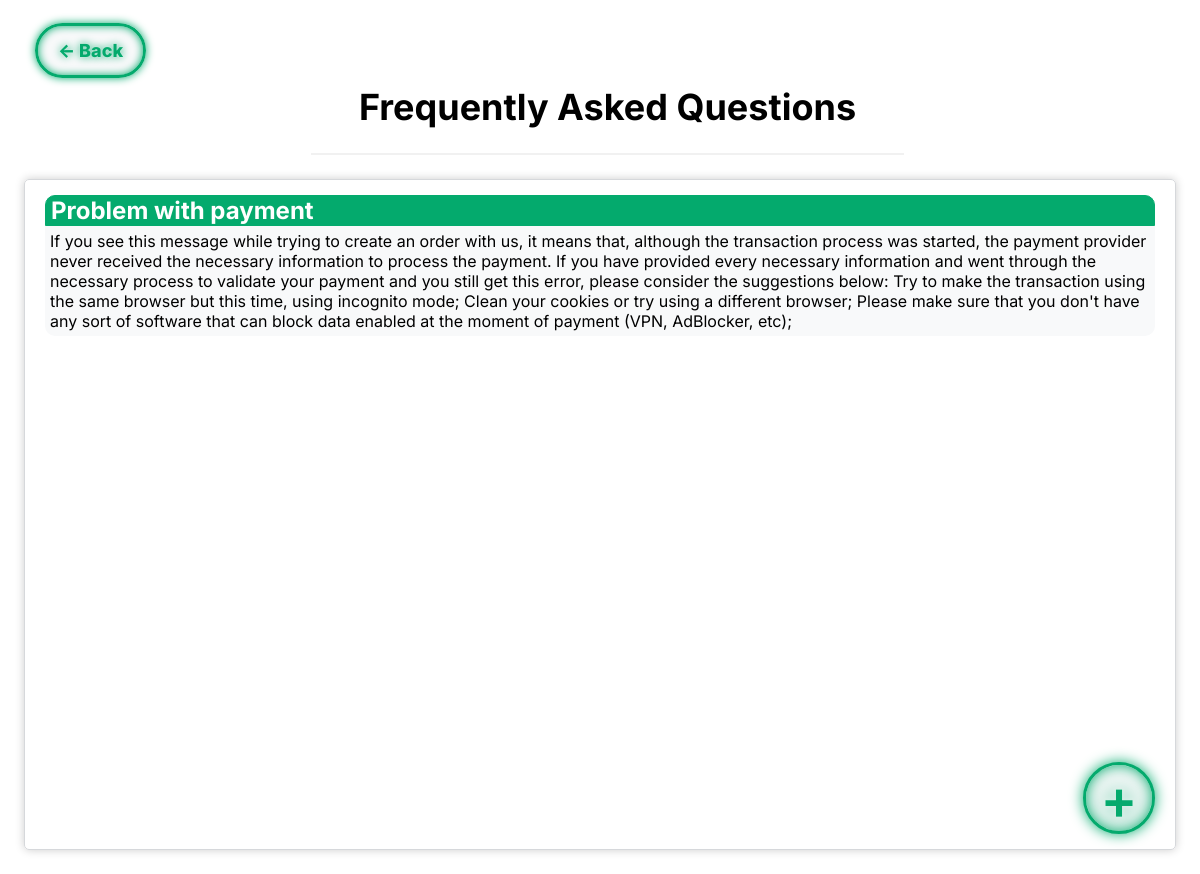
/pages/faq.php (signed in), run on an earlier commit of the app's database.
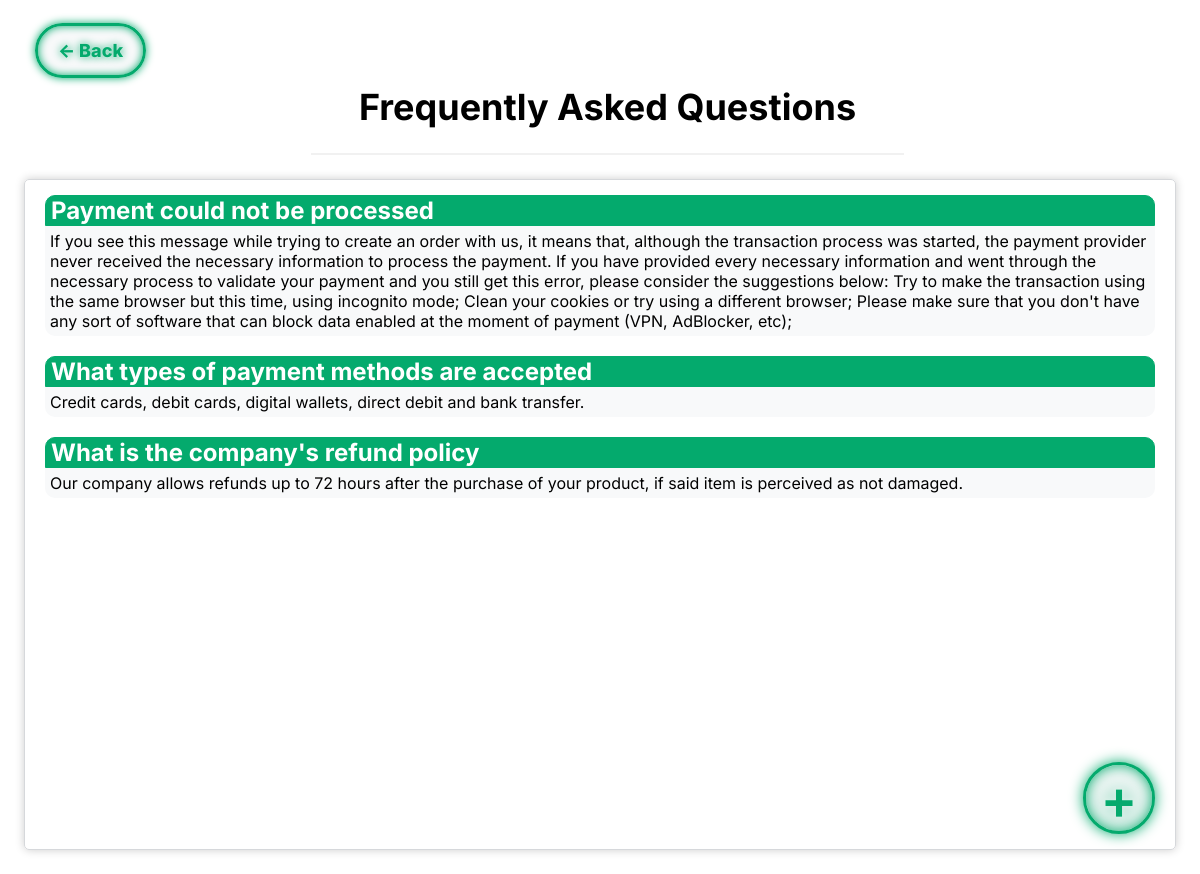
And on a later commit of the database.
### tables this page shows
CREATE TABLE FAQ (
    faq_id INTEGER PRIMARY KEY AUTOINCREMENT,
    question VARCHAR(255) NOT NULL,
    answer VARCHAR(1000) NOT NULL
);

### database/getFAQ.php (the view)
<?php
    include 'connection.php';
    $stmt = $db->prepare('SELECT * FROM FAQ');
    $stmt->execute();
    while($result = $stmt -> fetch()){
        echo '<h2 class="question">'.$result['question'].'</h2>';
        echo '<div class="answer"><span >'.$result['answer'].'</span></div>';
    }
?>

What changed in the data, as far as the page shows it:
changed faq: question "Problem with payment" → "Payment could not be processed"
added faq: question "What types of payment methods are accepted", answer "Credit cards, debit cards, digital wallets, direct debit and bank transfer."
added faq: question "What is the company's refund policy", answer "Our company allows refunds up to 72 hours after the purchase of your product, if said item is perceived as not damaged."
